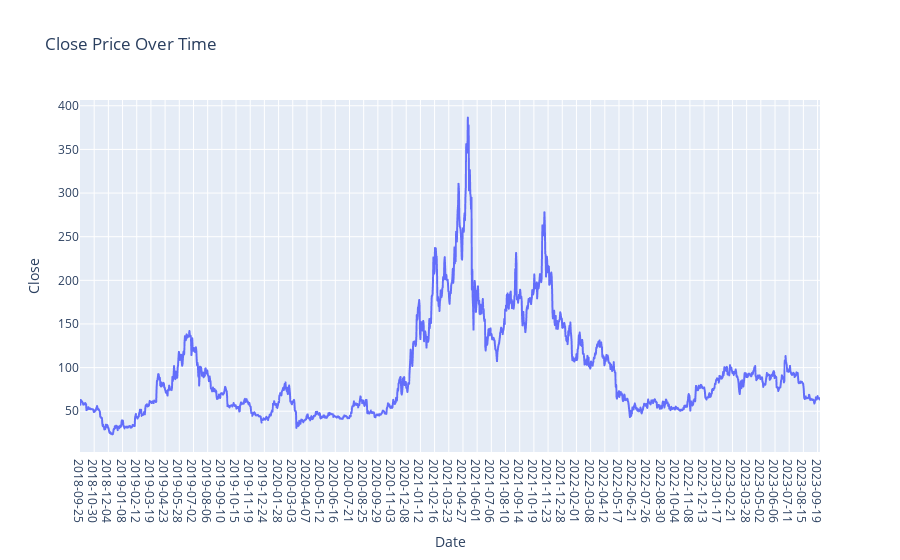

Notebook code for this chart:
### Markdown cell above
## iv) Graph for Close Column Values

### Code cell
plt.figure(figsize=(14, 6))
fig = px.line(LITECOIN.Close,x=LITECOIN.Date, y='Close', labels={'x': 'Date', 'y': 'Price'}, title='Close Price Over Time')
fig.update_xaxes(type='category')  # Ensure the x-axis treats the index as categorical (date)
fig.show()

### Figure 1 — Plotly figure (JSON) as saved in the notebook; plotly's stock layout.template omitted (floating-point values rounded to 4 significant figures; data arrays with more than 128 entries replaced by an {"elided": "..."} marker saying what was removed)
{"data": [{"hovertemplate": "Date=%{x}<br>Close=%{y}<extra></extra>", "legendgroup": "", "line": {"color": "#636efa", "dash": "solid"}, "marker": {"symbol": "circle"}, "mode": "lines", "name": "", "showlegend": false, "type": "scattergl", "x": {"elided": "1827 str values"}, "xaxis": "x", "y": {"elided": "1827 float values"}, "yaxis": "y"}], "layout": {"legend": {"tracegroupgap": 0}, "title": {"text": "Close Price Over Time"}, "xaxis": {"anchor": "y", "domain": [0, 1], "title": {"text": "Date"}, "type": "category"}, "yaxis": {"anchor": "x", "domain": [0, 1], "title": {"text": "Close"}}}}
